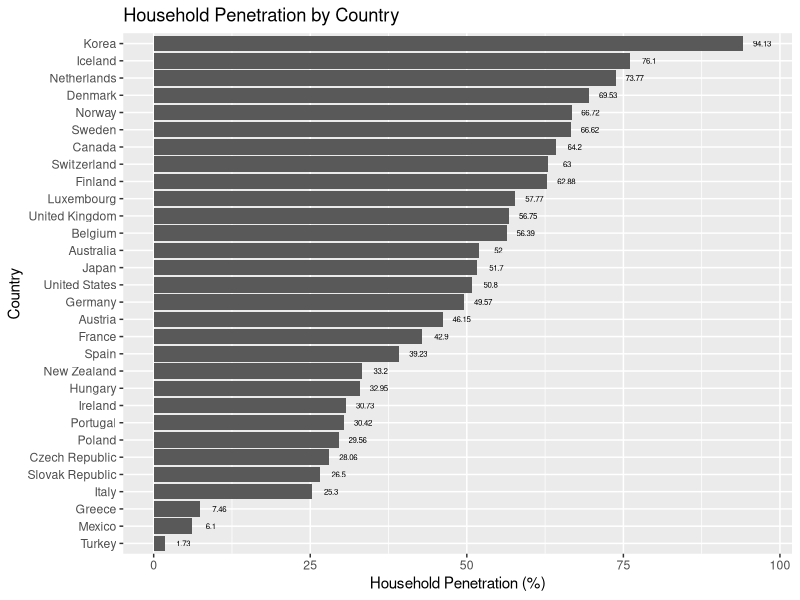
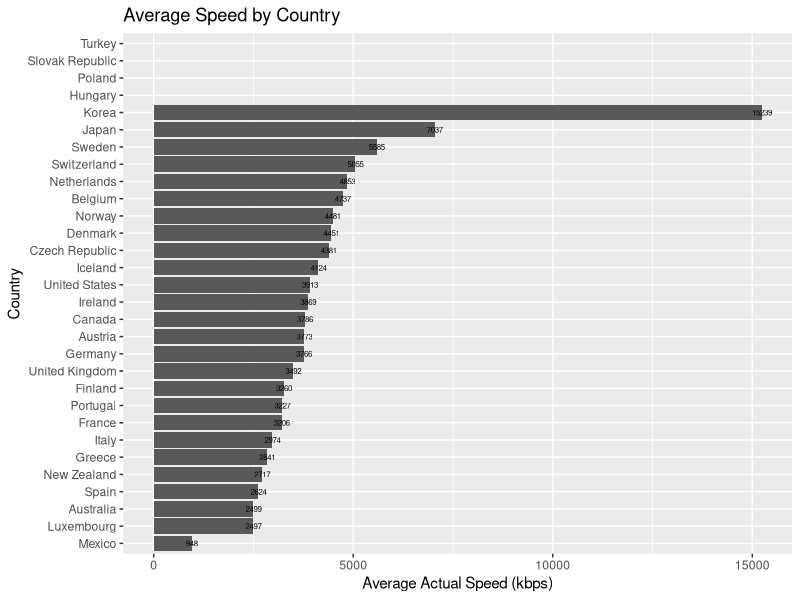
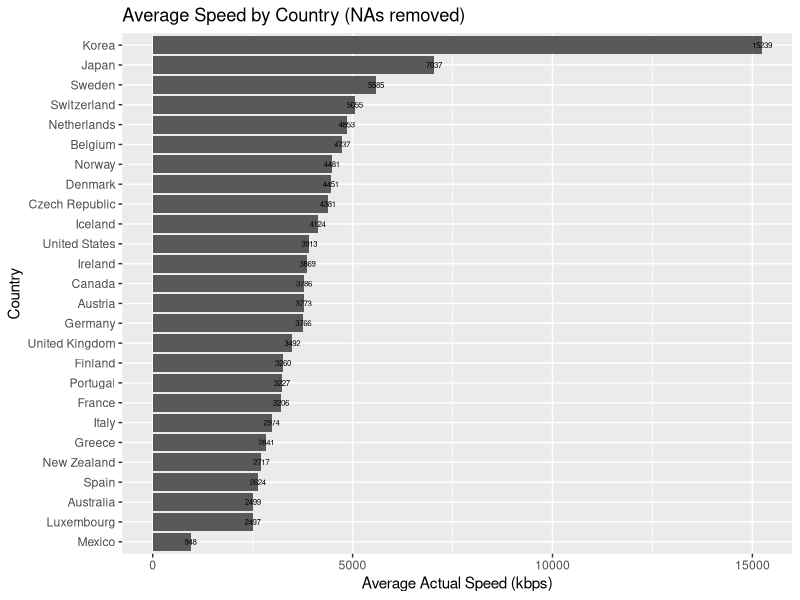
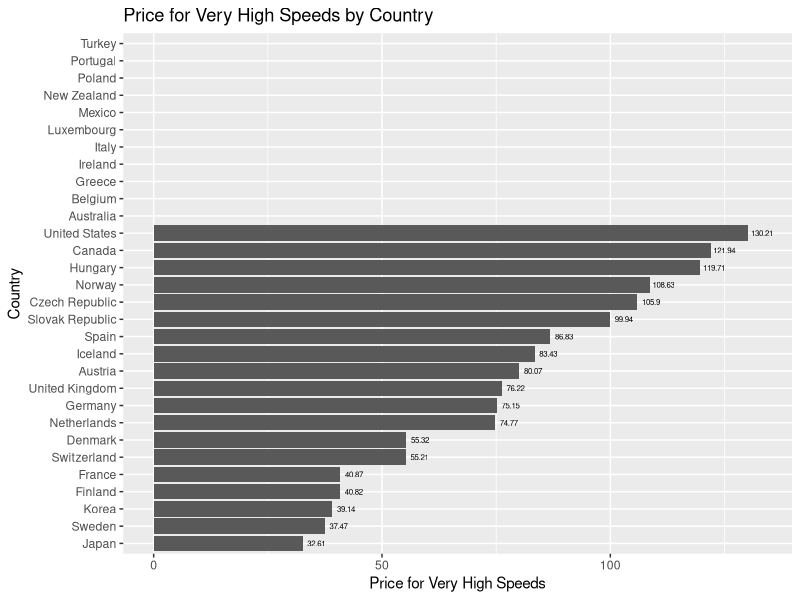
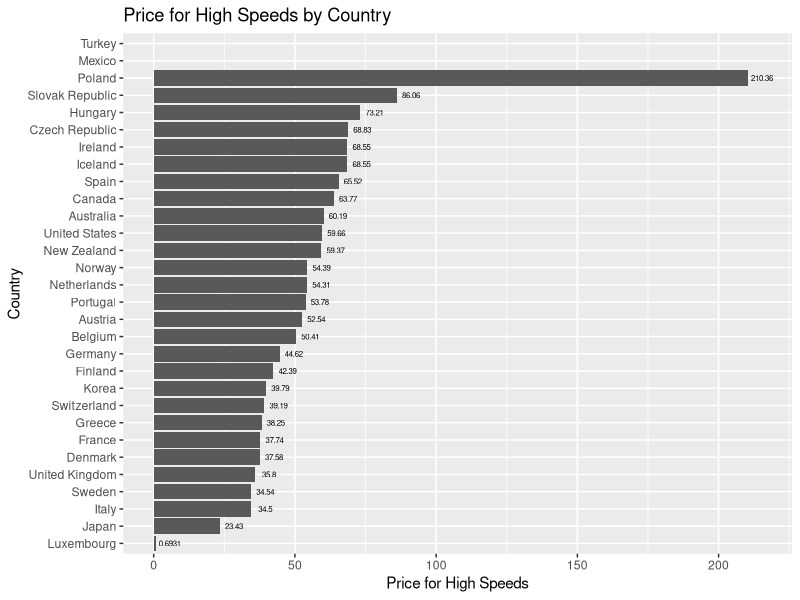
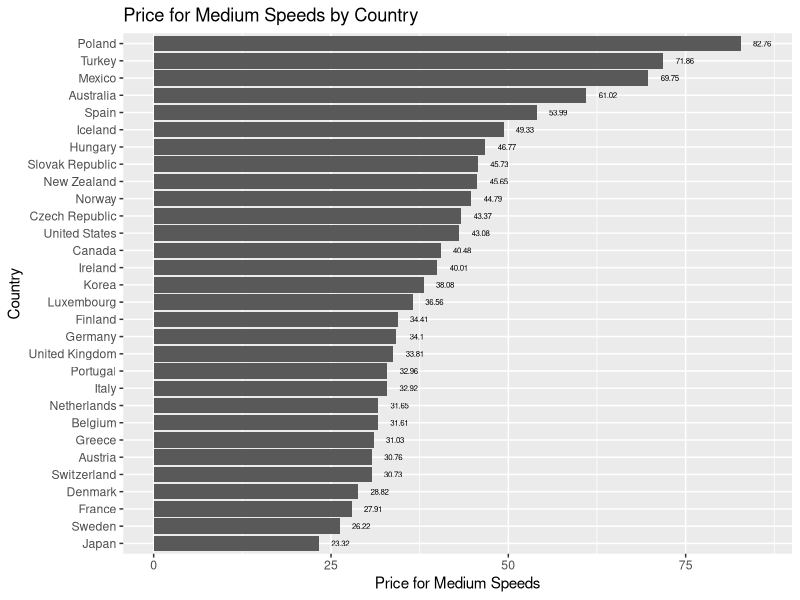
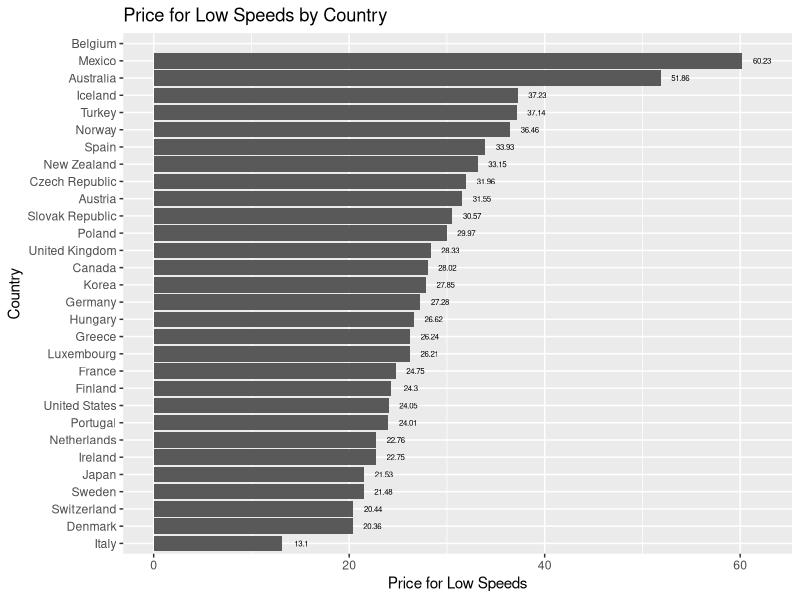
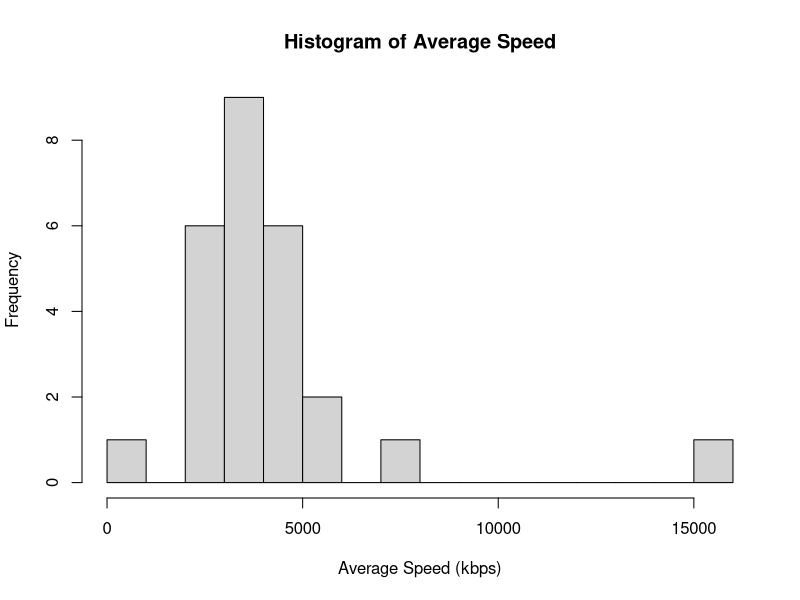

The R script that drew these images, in order:
## ---- chunk 1
knitr::opts_chunk$set(echo = TRUE, warning = FALSE)
## ---- chunk 2
library(dplyr)
library(car)
library(ggplot2)

t1 = as_tibble(read.csv('Penetration.csv', stringsAsFactors = F))
t2 = as_tibble(read.csv('Price.csv', stringsAsFactors = F))
t3 = as_tibble(read.csv('Speed.csv', stringsAsFactors = F))

t = t1 %>% full_join(t2) %>% full_join(t3)
str(t)
## ---- chunk 3
clean_percent = function(x) as.numeric(gsub('%', '', x))
clean_dollar = function(x) as.numeric(gsub('\\$', '', x))
clean_commas = function(x) as.numeric(gsub(',', '', x))

t = t %>%
    filter(Country != '') %>%
    select(-c(X, Country.code)) %>%
    mutate(Growth.in.3G.penetration = clean_percent(Growth.in.3G.penetration)) %>%
    mutate(Percent.of.population.in.urban.areas = clean_percent(Percent.of.population.in.urban.areas))

for (c in grep('Price', names(t))) t[c] = unlist(lapply(t[c], clean_dollar))
for (c in grep('Maximum|Average|Standard|Median|X90p', names(t))) t[c] = unlist(lapply(t[c], clean_commas))
t$Country = factor(t$Country)
t$Country.Code = factor(t$Country.Code)
str(t)
## ---- chunk 4
library(ggplot2)
ggplot(t, aes(x=reorder(Country, Household.penetration..OECD), y=Household.penetration..OECD)) +
    geom_bar(stat='identity') +
    geom_text(aes(label=Household.penetration..OECD), nudge_y = 3, size = 2) +
    labs(title = 'Household Penetration by Country', y = 'Household Penetration (%)', x = 'Country') +
    coord_flip()
## ---- chunk 5
ggplot(t, aes(x=reorder(Country, Average.actual.speed..Akamai..kbps.), y=Average.actual.speed..Akamai..kbps.)) +
    geom_bar(stat='identity') +
    geom_text(aes(label=Average.actual.speed..Akamai..kbps.), nudge_y = 3, size = 2) +
    labs(title = 'Average Speed by Country', y = 'Average Actual Speed (kbps)', x = 'Country') +
    coord_flip()
## ---- chunk 6
ggplot(filter(t, !is.na(Average.actual.speed..Akamai..kbps.)), 
        aes(x=reorder(Country, Average.actual.speed..Akamai..kbps.), y = Average.actual.speed..Akamai..kbps.)) +
    geom_bar(stat='identity') +
    geom_text(aes(label=Average.actual.speed..Akamai..kbps.), nudge_y = 0, size = 2) +
    labs(title = 'Average Speed by Country (NAs removed)', y = 'Average Actual Speed (kbps)', x = 'Country') +
    coord_flip()
## ---- chunk 7
ggplot(t, aes(x=reorder(Country, Price.for.very.high.speeds..combined), y = Price.for.very.high.speeds..combined)) +
    geom_bar(stat='identity') +
    geom_text(aes(label=Price.for.very.high.speeds..combined), nudge_y = 3, size = 2) +
    labs(title = 'Price for Very High Speeds by Country', y = 'Price for Very High Speeds', x = 'Country') +
    coord_flip()
## ---- chunk 8
ggplot(t, aes(x=reorder(Country, Price.for.high.speeds..combined), y = Price.for.high.speeds..combined)) +
    geom_bar(stat='identity') +
    geom_text(aes(label=Price.for.high.speeds..combined), nudge_y = 5, size = 2) +
    labs(title = 'Price for High Speeds by Country', y = 'Price for High Speeds', x = 'Country') +
    coord_flip()
## ---- chunk 9
ggplot(t, aes(x=reorder(Country, Price.for.med.speeds..combined), y = Price.for.med.speeds..combined)) +
    geom_bar(stat='identity') +
    geom_text(aes(label=Price.for.med.speeds..combined), nudge_y = 3, size = 2) +
    labs(title = 'Price for Medium Speeds by Country', y = 'Price for Medium Speeds', x = 'Country') +
    coord_flip()
## ---- chunk 10
ggplot(t, aes(x=reorder(Country, Price.for.low.speeds..combined), y = Price.for.low.speeds..combined)) +
    geom_bar(stat='identity') +
    geom_text(aes(label=Price.for.low.speeds..combined), nudge_y = 2, size = 2) +
    labs(title = 'Price for Low Speeds by Country', y = 'Price for Low Speeds', x = 'Country') +
    coord_flip()
## ---- chunk 11
summary(t$Average.actual.speed..Akamai..kbps., na.rm = T)
hist(t$Average.actual.speed..Akamai..kbps., breaks = 20,
     main = 'Histogram of Average Speed', xlab = 'Average Speed (kbps)')
## ---- chunk 12
t_sub1 <- subset(t, Average.actual.speed..Akamai..kbps. < 8000, na.rm = T)
summary(t_sub1$Average.actual.speed..Akamai..kbps.)
hist(t_sub1$Average.actual.speed..Akamai..kbps., breaks = 20,
     main = 'Histogram of Average Speed (Outlier Removed)', xlab = 'Average Speed (kbps)')
## ---- chunk 13
summary(t$Household.penetration..OECD)
hist(t$Household.penetration..OECD, breaks = 20,
     main = 'Histogram of Household Penetration', xlab = 'Household Penetration (%)')
## ---- chunk 14
summary(t$Price.for.very.high.speeds..combined, na.rm = T)
hist(t$Price.for.very.high.speeds..combined, breaks = 20,
     main = 'Histogram of Price for Very High Speeds', xlab = 'Price for Very High Speeds')
## ---- chunk 15
summary(t$Price.for.high.speeds..combined, na.rm = T)
hist(t$Price.for.high.speeds..combined, breaks = 20,
     main = 'Histogram of Price for High Speeds', xlab = 'Price for High Speeds')
## ---- chunk 16
t_sub2 <- subset(t_sub1, Price.for.high.speeds..combined < 200, na.rm = T)
hist(t_sub2$Price.for.high.speeds..combined, breaks = 20,
     main = 'Histogram of Price for High Speeds (Outlier Removed)', xlab = 'Price for High Speeds')
## ---- chunk 17
summary(t$Price.for.med.speeds..combined)
hist(t$Price.for.med.speeds..combined, breaks = 20,
     main = 'Histogram of Price for Medium Speeds', xlab = 'Price for Medium Speeds')
## ---- chunk 18
summary(t$Price.for.low.speeds..combined)
hist(t$Price.for.low.speeds..combined, breaks = 20,
     main = 'Histogram of Price for Low Speeds', xlab = 'Price for Low Speeds')
## ---- chunk 19
scatterplotMatrix( ~t$Average.actual.speed..Akamai..kbps. + t$Household.penetration..OECD, 
                   diagonal = 'hist',
                   main = 'Average Speed vs Household Penetration')
## ---- chunk 20
scatterplotMatrix( ~ t_sub2$Household.penetration..OECD + 
                       t_sub2$Price.for.very.high.speeds..combined + 
                       t_sub2$Price.for.high.speeds..combined + 
                       t_sub2$Price.for.med.speeds..combined + 
                       t_sub2$Price.for.low.speeds..combined, 
                   diagonal = 'hist',
                   main = 'Average Speed vs Prices')
## ---- chunk 21
plot(t$Household.penetration..OECD, factor = 2, t$Price.for.very.high.speeds..combined, factor = 2,
     xlab = "House Penetration", ylab = "Very High Speed Price",
     main = "House Penetration and Price of Very High Speed")
abline(lm(t$Household.penetration..OECD ~ t$Price.for.very.high.speeds..combined))

plot(t$Household.penetration..OECD, factor = 2, t$Price.for.high.speeds..combined, factor = 2,
     xlab = "House Penetration", ylab = "High Speed Price",
     main = "House Penetration and Price of High Speed")
abline(lm(t$Household.penetration..OECD ~ t$Price.for.high.speeds..combined))

plot(t$Household.penetration..OECD, factor = 2, t$Percent.of.population.in.urban.areas, factor = 2,
     xlab = "House Penetration", ylab = "Population % in Urban Areas",
     main = "House Penetration and Population in Urban Areas")

plot(t$Average.actual.speed..Akamai..kbps., factor = 2, t$Percent.of.population.in.urban.areas, factor = 2,
     xlab = "Average Speed", ylab = "Population % in Urban Areas",
     main = "Average Speed and Population in Urban Areas")
## ---- chunk 22
lm(t$Household.penetration..OECD ~ t$Percent.of.population.in.urban.areas)
## ---- chunk 23
lm(t$Average.actual.speed..Akamai..kbps. ~ t$Percent.of.population.in.urban.areas)
## ---- chunk 24
lm(t$Average.actual.speed..Akamai..kbps. ~ t$Price.for.very.high.speeds..combined)

lm(t$Average.actual.speed..Akamai..kbps. ~ t$Price.for.high.speeds..combined)

lm(t$Average.actual.speed..Akamai..kbps. ~ t$Price.for.med.speeds..combined)

lm(t$Average.actual.speed..Akamai..kbps. ~ t$Price.for.low.speeds..combined)
## ---- chunk 25
lm(t$Average.actual.speed..Akamai..kbps. ~ t$Percent.of.population.in.urban.areas + t$Price.for.very.high.speeds..combined)
## ---- chunk 26
lm(t$Average.actual.speed..Akamai..kbps. ~ t$Percent.of.population.in.urban.areas + t$Price.for.high.speeds..combined)
## ---- chunk 27
lm(t$Average.actual.speed..Akamai..kbps. ~ t$Percent.of.population.in.urban.areas + t$Price.for.med.speeds..combined)
## ---- chunk 28
lm(t$Average.actual.speed..Akamai..kbps. ~ t$Percent.of.population.in.urban.areas + t$Price.for.low.speeds..combined)
